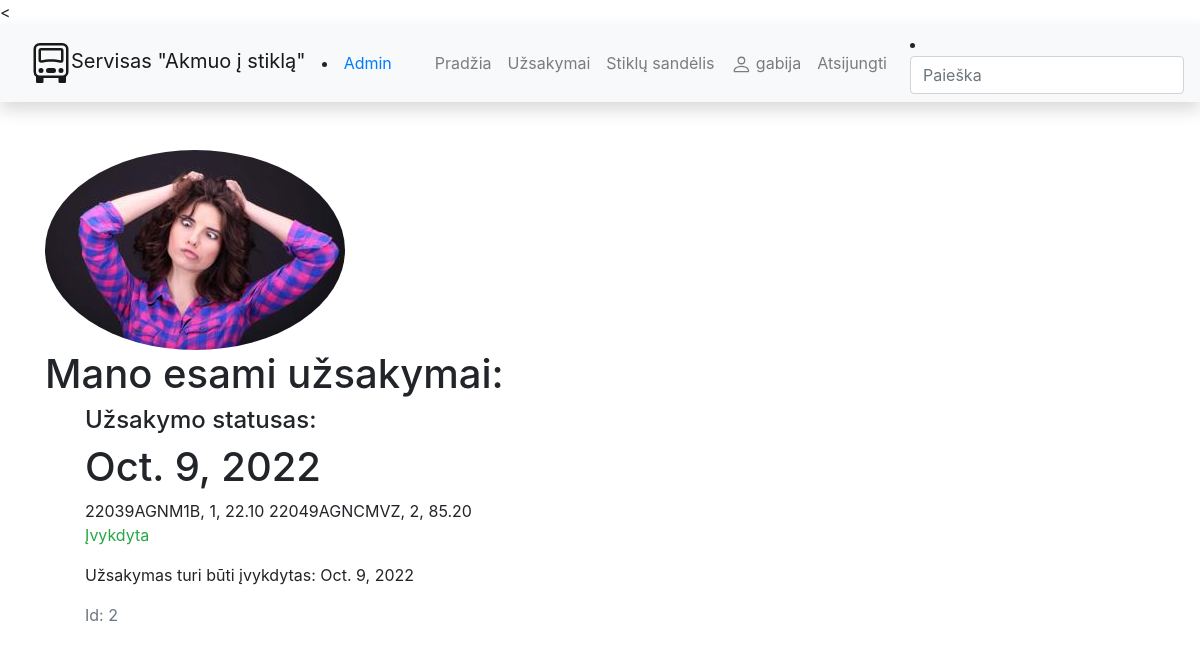
The app's page /manouzsakymai/2 (signed in) with its own data.
### myorder/models.py (models this page shows, shortened)
class Uzsakymas(models.Model):
    auto_tipas = models.ForeignKey('Kategorija', on_delete=models.SET_NULL, null=True, related_name='category')
    auto = models.ForeignKey('Auto', on_delete=models.SET_NULL, null=True, related_name='autos')
    pirkejas = models.ForeignKey(User, models.CASCADE, null=True)
    uzsakymo_laikas = models.DateField(auto_now_add=True)
    due_back = models.DateField("Užsakymo įvykdymo data", null=True, blank=True)
    UZSAKYMAS_STATUS = (
        ('a', 'Apdorojama'),
        ('g', "Galima paimti"),
        ('l', 'Įvykdyta'),
    )
    status = models.CharField(max_length=1, choices=UZSAKYMAS_STATUS, blank=True, default="a", help_text='statusas')
    class Meta:
        verbose_name_plural = "Užsakymas"
        ordering = ["due_back"]
    def suma_all(self):
        """sumuojama užsakymo vertė, price atkeliauja iš užsakymoEilutės"""
        kainos = [e.price_sum for e in UzsakymoEilute.objects.filter(uzsakymas_item=self.id).all()]
        suma = sum(kainos)
        return f'{suma} Eur'
    suma_all.short_description = "suma"

class Profilis(models.Model):
    user = models.OneToOneField(User, on_delete=models.CASCADE)
    nuotrauka = models.ImageField(default='default.png', upload_to='profile_pics')
    class Meta:
        verbose_name_plural = "Profilis"

class UzsakymoEilute(models.Model):
    auto_item = models.ForeignKey('Auto', on_delete=models.SET_NULL, null=True, related_name='auto_items')
    uzsakymas_item = models.ForeignKey("Uzsakymas", on_delete=models.SET_NULL, null=True, related_name='orders')
    quantity = models.PositiveIntegerField('Prekės kiekis', null=False, help_text='Iveskite prekės kiekį')
    class Meta:
        verbose_name_plural = "Užsakymo eilutė"
    @property
    def price_sum(self):
        price = self.quantity * self.auto_item.kaina
        return price
    def pasirinkta_kategorija(self):
        cat = self.auto_item.auto_tipas.name
        return cat
    pasirinkta_kategorija.short_description = "kategorija"
    def __str__(self):
        return f'{self.uzsakymas_item.id}{self.auto_item.eurocode}, {self.quantity}, {self.price_sum}'

class Auto(models.Model):
    eurocode = models.CharField('Eurocode', max_length=30)
    pavadinimas = models.CharField('Modelis', max_length=50)
    kategorija = models.ForeignKey("Kategorija", on_delete=models.SET_NULL, null=True, related_name='kategorijos')
    kaina = models.DecimalField("Kaina, Eur", max_digits=5, decimal_places=2)
    aprasymas = models.TextField('Sudėtis', max_length=300)
    update = models.DateField('Atnaujinta', auto_now_add=True)
    lik = models.ForeignKey('Likutis', on_delete=models.SET_NULL, null=True, related_name='auto_link')
    class Meta:
        verbose_name_plural = "Automobilis"

### myorder/views.py (the view, shortened to what this page needs)
# urls.py: path('manouzsakymai/<int:pk>', views.UzsakymasDetailView.as_view(), name='uzsakymas_detail'),
class UzsakymasDetailView(LoginRequiredMixin, DetailView):
    model = Uzsakymas
    template_name = 'uzsakymas_detail.html'

### myorder/views.py (called while the page is built)
def categories(request):
    return {'categories': Kategorija.objects.all()}

### myorder/templates/uzsakymas_detail.html (shortened to what this page needs)
{% extends 'base.html' %}
{% block content %}
<div class="media">
<img class="rounded-circle"
src="{{object.pirkejas.profilis.nuotrauka.url}}">
</div>
<h1>Mano esami užsakymai:</h1>
<ul>
    <h4>Užsakymo statusas:</h4>
    <h1>{{object.due_back}}</h1>
<div class="col-md4 d-flex align-items-stretch">
    {% for eilute in object.orders.all%}
        {{eilute}}
    {% endfor%}
</div>
  <p class="{% if uzsakymas.status == 'l' %}text-success{% elif uzsakymas.status == 'a' %}text-danger{% else %}
               text-warning{%endif%}">
      {{object.get_status_display}}
  </p>
    {% if object.status != 'a' %}
        <p>Užsakymas turi būti įvykdytas: {{ object.due_back }}</p>
    {% endif %}
   <p class = 'text-muted'>Id: {{object.id }}</p>
</div>
{% endblock %}

### myorder/templates/base.html (shortened to what this page needs)
<!DOCTYPE html>
<html lang="en">
<head>
    <<link rel="stylesheet" href="https://stackpath.bootstrapcdn.com/bootstrap/4.1.3/css/bootstrap.min.css">
    <link rel="stylesheet" href="https://cdnjs.cloudflare.com/ajax/libs/font-awesome/4.7.0/css/font-awesome.min.css">
    {% load static %}
    <link rel="stylesheet" href="{% static 'css/styles.css' %}">
</head>
<body>
<nav class="navbar navbar-expand-lg navbar-light bg-light static-top mb-5 shadow">
  <div class="container">
    <a class="navbar-brand" href="#">
        Servisas "Akmuo į stiklą"
    </a>
        <li class="nav-item"><a href="{% url 'admin:index' %}">Admin</a></li>
        <div class="collapse navbar-collapse" id="navbarResponsive">
            <ul class="navbar-nav ml-auto">
            <li class="nav-item">
            <a class="nav-link" href="{% url 'index' %}">Pradžia</a>
            </li>
            {% if user.is_authenticated %}
                <li class="nav-item">
                    <a class="nav-link" href="{% url 'mano_uzsakymai' %}">Užsakymai</a>
                </li>
                <li class="nav-item">
                    <a class="nav-link" href="{% url 'autos_link' %}">Stiklų sandėlis</a>
                </li>
                <li class="nav-item"><a class="nav-link" href="{% url 'profilis' %}">
                {{ user.get_username }}</a></li>
                   <li class="nav-item"><a class="nav-link" href="{% url 'logout' %}?next={{request.path}}">Atsijungti</a></li>
            {% else %}
                <li class="nav-item"><a class="nav-link" href="{% url 'login' %}?next={{request.path}}">Prisijungti</a></li>
                <li class="nav-item"><a class="nav-link" href="{% url 'register' %}">Registruotis</a></li>
            {% endif %}
            </ul>
        </div>
   </div>
<li>
    <form action="{% url 'search_link' %}" method="get" class="form-inline my-2 my-md-0">
        <input name="query" class="form-control" type="text" placeholder="Paieška">
    </form>
</li>
</nav>
<div class="container">
{% block content %}{% endblock %}
</body>
</html>

### records on screen
Uzsakymas: pirkejas.profilis.nuotrauka (picture), due_back "Oct. 9, 2022", status "Įvykdyta", id "2"
UzsakymoEilute: uzsakymas_item+auto_item+quantity "22039AGNM1B, 1, 22.10"
UzsakymoEilute: uzsakymas_item+auto_item+quantity "22049AGNCMVZ, 2, 85.20"

### other values on screen
{{ user.get_username }} "gabija"
